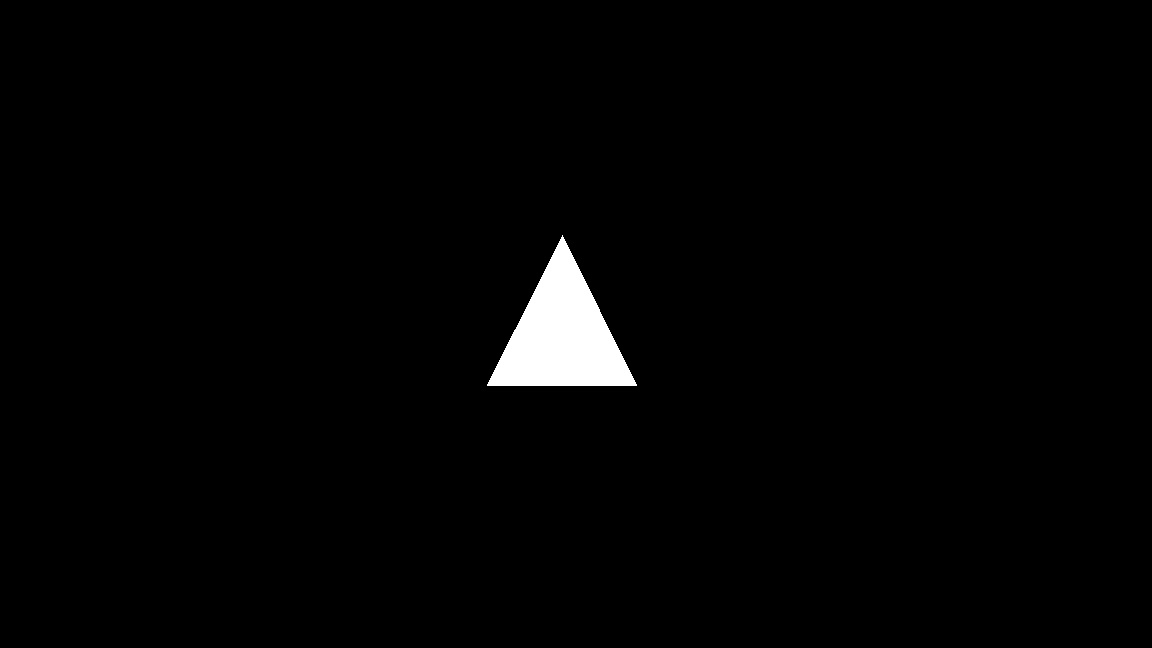
%> input picture assignments/Assignment 7/triangle.jpg, 1152 x 648 px
$ octave assignment_7.m   (GNU Octave 9; MATLAB toolbox functions it lacks are replaced by stand-ins)
%> lines starting %> are read from the running program, lines starting %| are printed output that depends on the picture
img = imread('triangle.jpg');
%> img is the input picture: size 648x1152x3 uint8; min 0, max 255, mean 3.9
%the image of the corresponding figure drawn in paint

img = rgb2gray(img);
%> img: size 648x1152 uint8
%converts image to rgb
col = length(img(1,:));
%> col = 1152
%size dimension 1
rows = length(img(:,1));
%> rows = 648
%size dimension 2

count =0;
ii=0;
jj=0;
for i =1:rows
for j=1:col
if img(i,j) == 255
count = count+1;
ii = ii + i;
jj = jj + j;
end
end
end
%> after the loop, count = 10697; ii = 3602389; jj = 6018806
%this section finds the centroid of the white section in the image

ii = ceil(ii/count);%x-coordinate of centroid
%> ii = 337
jj = ceil(jj/count);%y-coordinate of centroid
%> jj = 563
dist=[];

for k = 0:0.1:85-.1%0 to 85
x=0;
ix = ii + x;
jx = ceil(jj + x*tan(k*pi/180));
while img(ix,jx) == 255
ix = ii + x;
jx = ceil(jj + x*tan(k*pi/180));
x = x+1;
end
dd = sqrt((jx-jj)^2+(ix-ii)^2);
dist = [dist dd];
end
%> this loop made 850 passes
%> dd on passes 11 to 13: 49.01, 49.01, 49.04
%> after the loop, dist = 850 values, max 90.43 at index 570, min 46.53 at index 813, mean 61.47

for k = 85:0.1:95-.1%85 to 95
x=0;
ix = ii;
jx = jj + x;
while img(ix,jx) == 255
jx = jj + x;
x = x+1;
end
dd = sqrt((jx-jj)^2+(ix-ii)^2);
dist = [dist dd];
end
%> after the loop, dist = 950 values, max 90.43 at index 570, min 46.53 at index 813, mean 60.05

for k = 95:0.1:180-0.1%95 to 180
x=0;
ix = ii - x;
jx = ceil(jj + x*tan(k*pi/180));
while img(ix,jx) == 255
ix = ii - x;
jx = ceil(jj + x*tan(k*pi/180));
x = x+1;
end
dd = sqrt((jx-jj)^2+(ix-ii)^2);
dist = [dist dd];
end
%> this loop made 850 passes
%> dd on passes 1 to 3: 57.22, 56.22, 54.23
%> after the loop, dist = 1800 values, max 91.05 at index 1782, min 39.36 at index 1167, mean 57.21

for k = 180:0.1:265-0.1%180 to 264
x=0;
ix = ii - x;
jx = ceil(jj - x*tan(k*pi/180));
while img(ix,jx) == 255
ix = ii - x;
jx = ceil(jj - x*tan(k*pi/180));
x = x+1;
end
dd = sqrt((jx-jj)^2+(ix-ii)^2);
dist = [dist dd];
end
%> this loop made 850 passes
%> dd on passes 1 to 3: 90, 90, 90

for k = 265:0.1:275-.1%265 to 275
x=0;
ix = ii;
jx = jj - x;
while img(ix,jx) == 255
jx = jj - x;
x = x+1;
end
dd = sqrt((jx-jj)^2+(ix-ii)^2);
dist = [dist dd];
end

for k = 275:0.1:360%275 to 360
x=0;
ix = ii + x;
jx = ceil(jj - x*tan(k*pi/180));
while img(ix,jx) == 255
ix = ii + x;
jx = ceil(jj - x*tan(k*pi/180));
x = x+1;
end
dd = sqrt((jx-jj)^2+(ix-ii)^2);
dist = [dist dd];
end
%The corresponding parts calculate the distance from centroid vs the angle
%they hold

k=0:0.1:360;
plot(k,dist)
ylim([0 250])
xlim([0 360])
grid on
ylabel('Distance from Centroid')
xlabel('Angle in degrees')
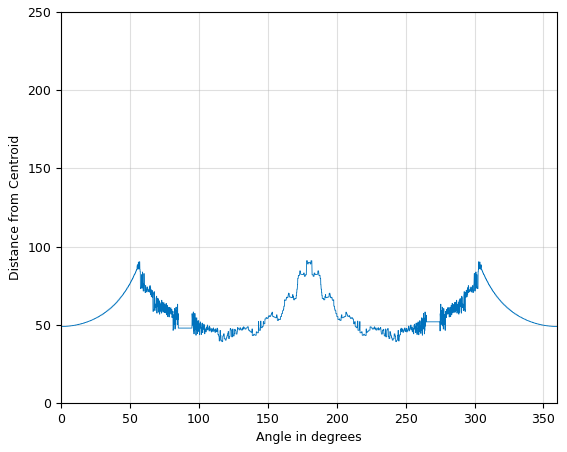
%> figure redrawn from the program's plot data; curve peaks at x = 178.1, y = 91.05
%plots the final vector
